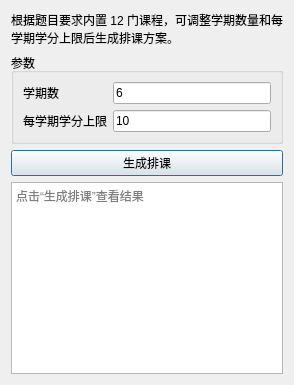
<?xml version="1.0" encoding="UTF-8"?>
<ui version="4.0">
 <class>SchedulerWidget</class>
 <widget class="QWidget" name="SchedulerWidget">
  <property name="windowTitle">
   <string>教学计划编排</string>
  </property>
  <layout class="QVBoxLayout" name="verticalLayout">
   <item>
    <widget class="QLabel" name="infoLabel">
     <property name="text">
      <string>根据题目要求内置 12 门课程，可调整学期数量和每学期学分上限后生成排课方案。</string>
     </property>
     <property name="wordWrap">
      <bool>true</bool>
     </property>
    </widget>
   </item>
   <item>
    <widget class="QGroupBox" name="paramsGroup">
     <property name="title">
      <string>参数</string>
     </property>
     <layout class="QFormLayout" name="formLayout">
      <item row="0" column="0">
       <widget class="QLabel" name="semesterLabel">
        <property name="text">
         <string>学期数</string>
        </property>
       </widget>
      </item>
      <item row="0" column="1">
       <widget class="QLineEdit" name="semesterEdit">
        <property name="text">
         <string>6</string>
        </property>
       </widget>
      </item>
      <item row="1" column="0">
       <widget class="QLabel" name="creditLimitLabel">
        <property name="text">
         <string>每学期学分上限</string>
        </property>
       </widget>
      </item>
      <item row="1" column="1">
       <widget class="QLineEdit" name="creditLimitEdit">
        <property name="text">
         <string>10</string>
        </property>
       </widget>
      </item>
     </layout>
    </widget>
   </item>
   <item>
    <widget class="QPushButton" name="runButton">
     <property name="text">
      <string>生成排课</string>
     </property>
     <property name="default">
      <bool>true</bool>
     </property>
    </widget>
   </item>
   <item>
    <widget class="QTextBrowser" name="outputBrowser">
     <property name="placeholderText">
      <string>点击“生成排课”查看结果</string>
     </property>
    </widget>
   </item>
  </layout>
 </widget>
 <resources/>
 <connections/>
</ui>
